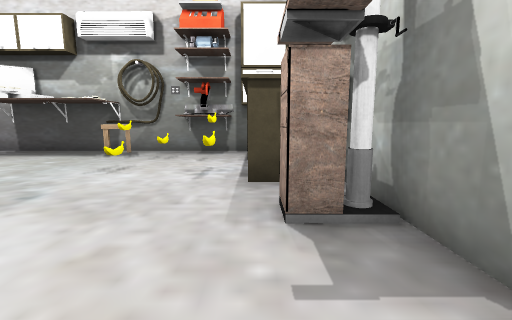
[1] (above)

16 first-person views from a walk through a Unity game level. The camera is 1.2 m above the floor, tilts 8° down and sees 90° across. Doors are open. The floor is counted in squares, 1 m on a side. Each view is taken from the middle of a square. On the plan, view 1 faces up. The plan holds only what a view shows up to about 12 squares ahead; the rest is blank.

[2]
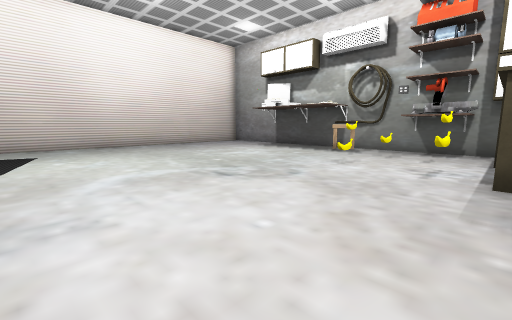

[3]
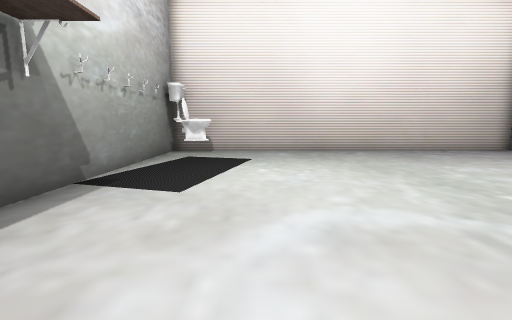

[4]
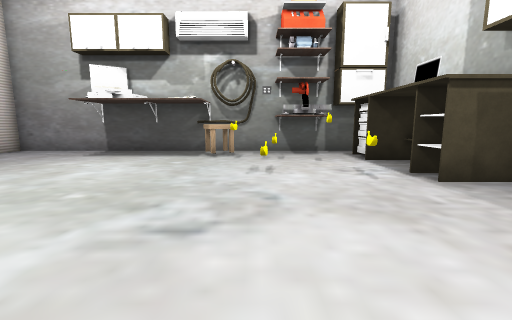

[5]
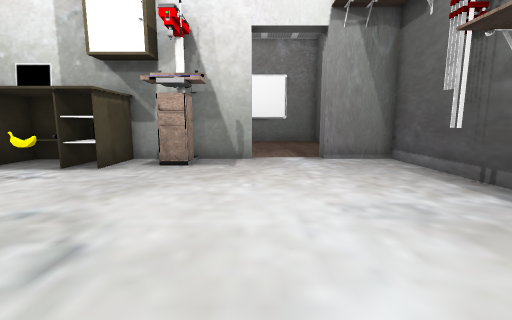

[6]
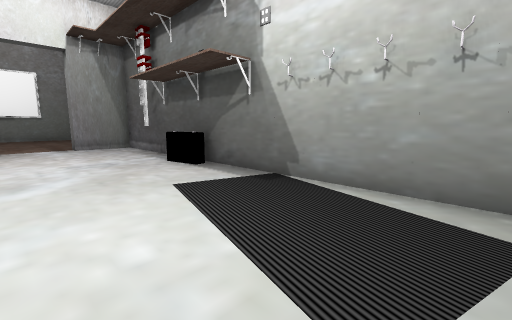

[7]
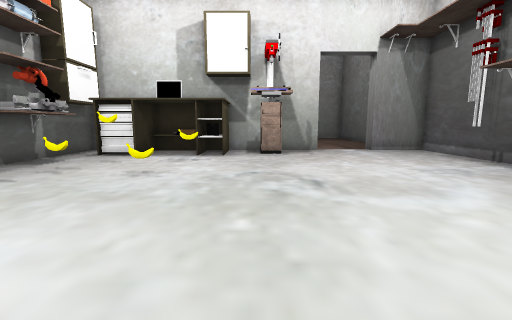

[8]
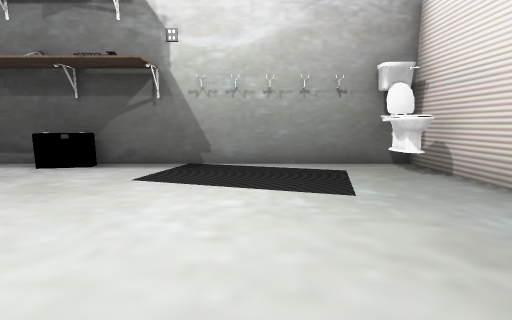

[9]
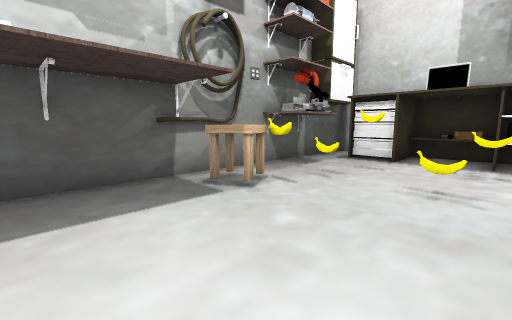

[10]
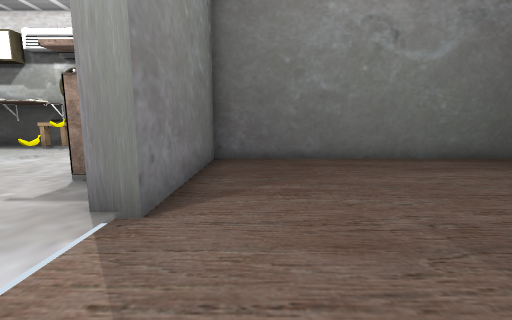

[11]
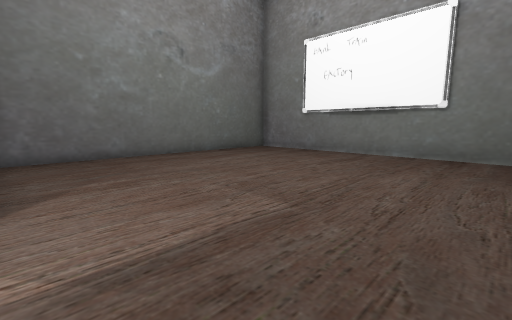

[12]
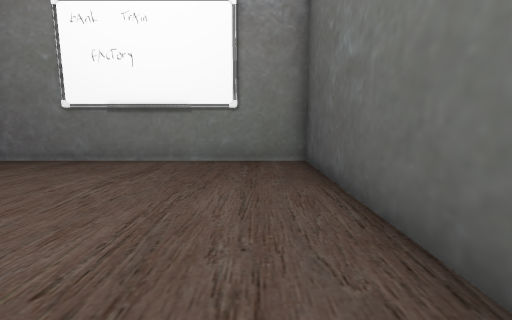

[13]
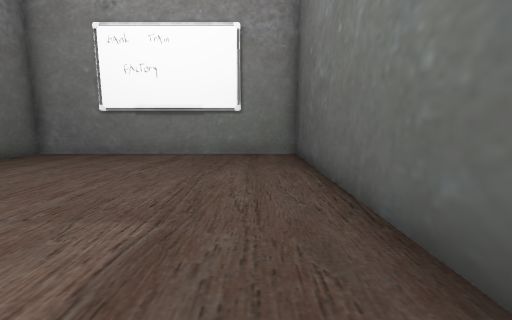

[14]
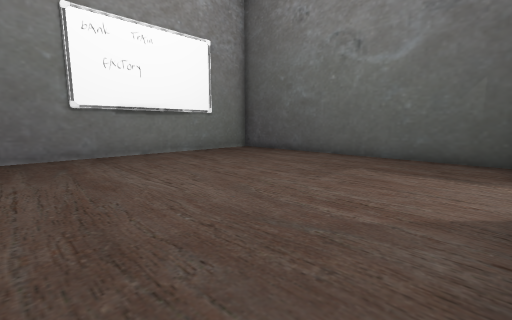

[15]
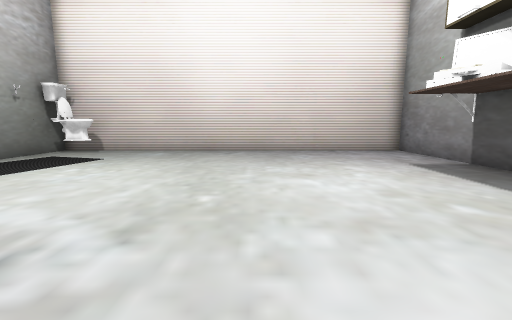

[16]
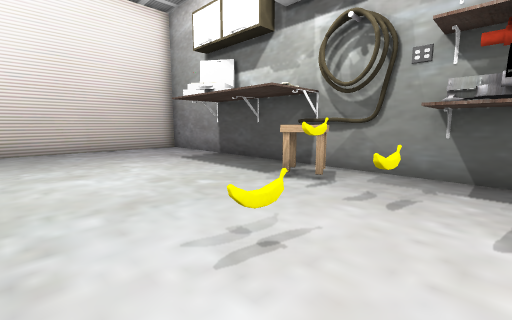

### Floor plan
Points are (right, up) in squares from view 1. A wall is a line through its corners. A room is listed if a view was taken in it or the views show most of it. See-through windows are left out.
Room 1 (views 1, 2, 3, 4, 5, 6, 7, 8, 9, 15, 16)
walls: (-8.4, 11.6) (-8.4, 11.1); (-4.3, 11.5) (-6.5, 11.3); (1, 3.1) (1, 3.7); (1.1, 3) (0.4, 3) (0.4, 3.9); (-1.6, 10.4) (-2.4, 10.4); (-1, 10.6) (-1.6, 10.6); (1.9, 1.1) (1.9, 5.4); (1.9, 11) (1.9, 11.5) (-14.6, 11.5) (-14.6, -3.7) (1.9, -3.7) (1.9, -1.4)
ways out: open door at (2, 0) to room 2; gap at (-6, 11)
objects: other object (-14, -3) to (-14, -2); other object (-6, 10); other object (-5, 10); other object (-4, 7); other object (-3, 9); other object (-3, 10) to (-3, 11); other object (-1, 6); other object (-1, 10); other object (0, 5) to (1, 10)
Room 2 (views 10, 11, 12, 13, 14)
walls: (2.9, -3.7) (13.5, -3.7) (13.5, 6.9) (2.5, 6.9) (2.5, 1.1)
ways out: open door at (2, 0) to room 1

Positions as (right, up) in squares from view 1, and headings:
1: (0, 0), facing up
2: (0, -1), facing up-left
3: (-3, 0), facing left
4: (-4, 0), facing up
5: (-7, 1), facing right
6: (-12, 1), facing down-right
7: (-10, 4), facing right
8: (-10, 4), facing down
9: (-9, 6), facing up-right
10: (4, -2), facing up
11: (3, -3), facing up-right
12: (5, -2), facing right
13: (3, -2), facing right
14: (3, 6), facing down-right
15: (-3, 5), facing left
16: (-2, 5), facing up-left
